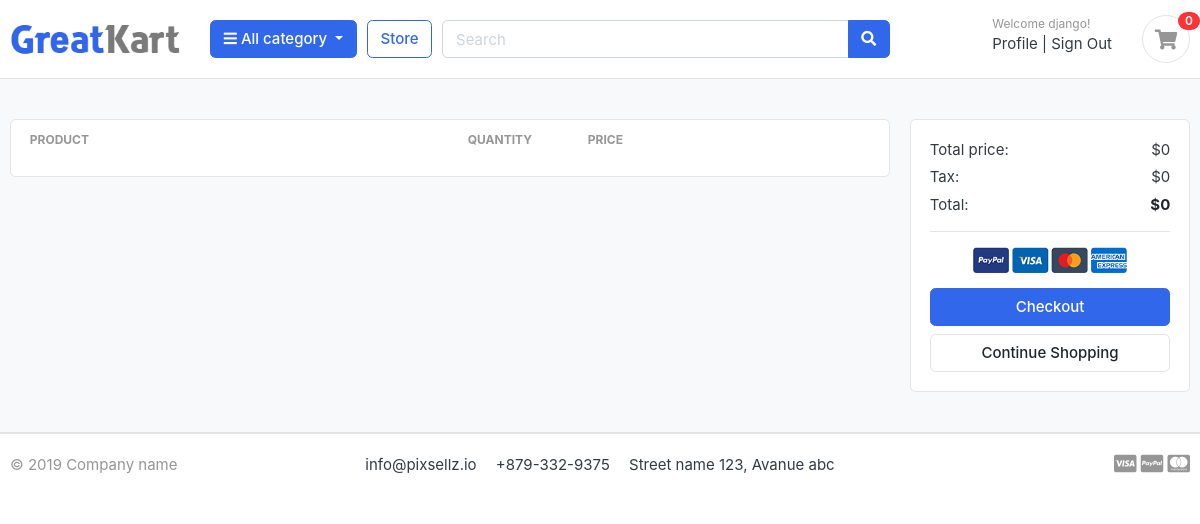
Before: /cart/ (signed in) with the older database file.
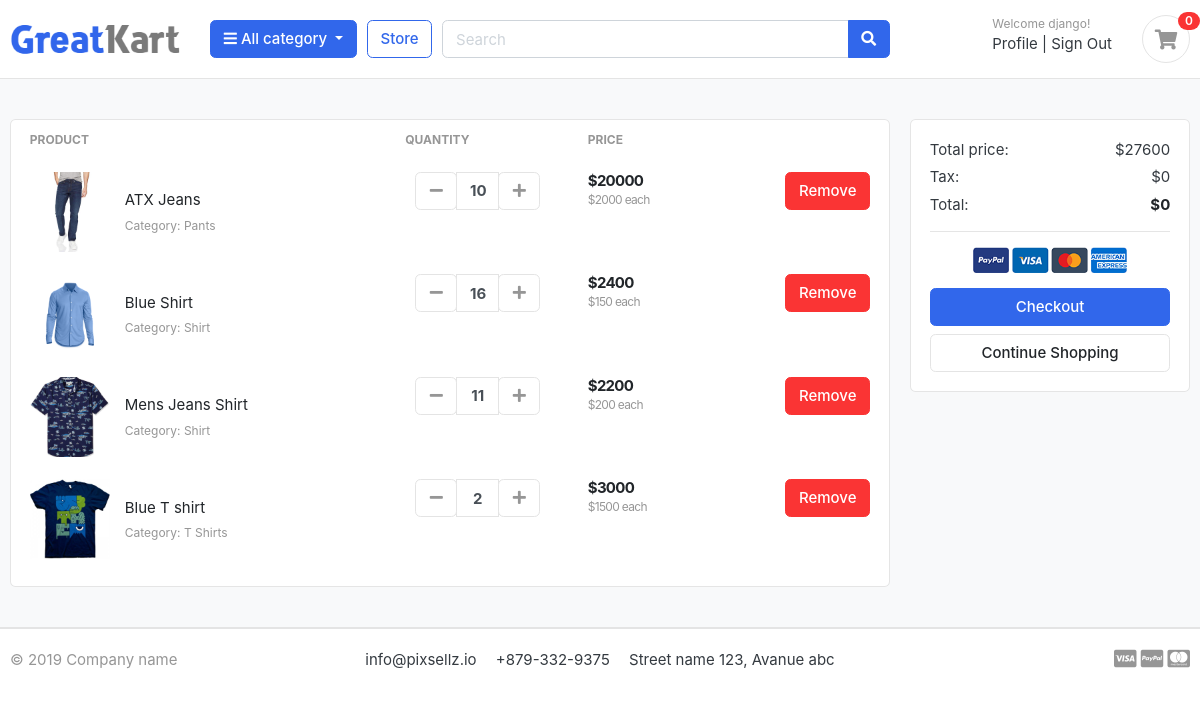
After: the same page with the newer database file.
### cart/models.py (models this page shows, shortened)
class CartItem(models.Model):
    user = models.ForeignKey(User, on_delete=models.CASCADE, null=True)
    cart = models.ForeignKey(Cart, on_delete=models.CASCADE, null=True)
    product = models.ForeignKey(Product, on_delete=models.CASCADE)
    quantity = models.IntegerField()
    is_active = models.BooleanField(default=True)
    def sub_total(self):
        return self.product.price * self.quantity

### store/models.py (models this page shows, shortened)
class Product(models.Model):
    product_name = models.CharField(max_length=100, unique=True)
    slug = models.SlugField(max_length=100, unique=True)
    description = models.TextField(max_length=500, blank=True)
    price = models.IntegerField()
    image = models.ImageField(upload_to='photos/products')
    stock = models.IntegerField()
    is_available = models.BooleanField(default=True)
    category = models.ForeignKey(Category, on_delete=models.CASCADE)
    created_at = models.DateTimeField(auto_now_add=True)
    modified_at = models.DateTimeField(auto_now=True)

### category/models.py (models this page shows, shortened)
class Category(models.Model):
    category_name = models.CharField(max_length=50, unique=True)
    slug = models.SlugField(max_length=100, unique=True)
    description = models.TextField(max_length=255, blank=True)
    category_image = models.ImageField(upload_to='photos/categories')

### cart/views.py (the view, shortened to what this page needs)
# urls.py: path('', cart, name='cart'),
def cart(request):
    cart_items = None
    total = 0
    tax = 0
    grand_total = 0
    if request.user.is_authenticated:
        cart_items = CartItem.objects.filter(user = request.user)
        for item in cart_items:
            total += item.sub_total()
    context = {'cart_items': cart_items, 'total': total, 'tax': tax, 'grand_total': grand_total}
    return render(request, 'cart/cart.html', context)

### cart/templates/cart/cart.html (shortened to what this page needs)
{% extends 'base.html' %}
{% block body %}
<section class="section-content padding-y bg">
  <div class="container">
    <div class="row">
      <aside class="col-lg-9">
        <div class="card">
          <table class="table table-borderless table-shopping-cart">
            <thead class="text-muted">
              <tr class="small text-uppercase">
                <th scope="col">Product</th>
                <th scope="col" width="120">Quantity</th>
                <th scope="col" width="120">Price</th>
                <th scope="col" class="text-right" width="200"></th>
              </tr>
            </thead>
            <tbody>
              {% for item in cart_items %}
              <tr>
                <td>
                  <figure class="itemside align-items-center">
                    <div class="aside">
                      <img src="{{ item.product.image.url }}" class="img-sm" />
                    </div>
                    <figcaption class="info">
                      <a href="#" class="title text-dark"
                        >{{ item.product.product_name }}</a
                      >
                      <p class="text-muted small">
                        Category: {{ item.product.category.category_name }}
                      </p>
                    </figcaption>
                  </figure>
                </td>
                <td>
                  <div class="col">
                    <div class="input-group input-spinner">
                      <div class="input-group-prepend">
                        <form action="{% url 'remove_from_cart' item.product.id %}">
                          <button
                            class="btn btn-light"
                            type="submit"
                            id="button-minus">
                            <i class="fa fa-minus"></i>
                          </button>
                        </form>
                      </div>
                      <input type="text" class="form-control" value={{ item.quantity }} />
                      <div class="input-group-append">
                        <form action="{% url 'add_to_cart' item.product.id %}" method="post">
                          <button
                            class="btn btn-light"
                            type="submit"
                            id="button-plus"
                          >
                            <i class="fa fa-plus"></i>
                          </button>
                        </form>
                      </div>
                    </div>
                  </div>
                </td>
                <td>
                  <div class="price-wrap">
                    <var class="price">${{ item.sub_total }}</var>
                    <small class="text-muted"> ${{ item.product.price }} each </small>
                  </div>
                </td>
                <td class="text-right">
                  <a href="{% url 'remove_cart_item' item.product.id %}" class="btn btn-danger"> Remove</a>
                </td>
              </tr>
              {% endfor %}
            </tbody>
          </table>
        </div>
      </aside>
      <aside class="col-lg-3">
        <div class="card">
          <div class="card-body">
            <dl class="dlist-align">
              <dt>Total price:</dt>
              <dd class="text-right">${{ total }}</dd>
            </dl>
            <dl class="dlist-align">
              <dt>Tax:</dt>
              <dd class="text-right">${{ tax }}</dd>
            </dl>
            <dl class="dlist-align">
              <dt>Total:</dt>
              <dd class="text-right text-dark b">
                <strong>${{ grand_total }}</strong>
              </dd>
            </dl>
            <hr />
            <p class="text-center mb-3">
              <img src="./images/misc/payments.png" height="26" />
            </p>
            <a href="./place-order.html" class="btn btn-primary btn-block">
              Checkout
            </a>
            <a href="./store.html" class="btn btn-light btn-block"
              >Continue Shopping</a
            >
          </div>
        </div>
      </aside>
    </div>
  </div>
</section>
{% endblock body %}

### templates/base.html
{% include 'header.html' %}
{% block body %}{% endblock body %}
{% include 'footer.html' %}

### templates/header.html (shortened to what this page needs)
{% load static %}
<!DOCTYPE HTML>
<html lang="en">
<head>
<link href="{% static 'css/bootstrap.css' %}" rel="stylesheet" type="text/css"/>
<link href="{% static 'fonts/fontawesome/css/all.min.css' %}" type="text/css" rel="stylesheet">
<link href="{% static 'css/ui.css' %}" rel="stylesheet" type="text/css"/>
<link href="{% static 'css/responsive.css' %}" rel="stylesheet" media="only screen and (max-width: 1200px)" />
</head>
<body>
<header class="section-header">
<section class="header-main border-bottom">
	<div class="container">
<div class="row align-items-center">
	<div class="col-lg-2 col-md-3 col-6">
		<a href="/" class="brand-wrap">
			<img class="logo" src="{% static 'images/logo.png' %}">
		</a>
	</div>
	<div class="col-lg col-sm col-md col-6 flex-grow-0">
		<div class="category-wrap dropdown d-inline-block float-right">
			<button type="button" class="btn btn-primary dropdown-toggle" data-toggle="dropdown">
				<i class="fa fa-bars"></i> All category
			</button>
		</div>
	</div>
	<a href="{% url 'store' %}" class="btn btn-outline-primary">Store</a>
	<div class="col-lg  col-md-6 col-sm-12 col">
		<form action="#" class="search">
			<div class="input-group w-100">
			    <input type="text" class="form-control" style="width:60%;" placeholder="Search">
			    <div class="input-group-append">
			      <button class="btn btn-primary" type="submit">
			        <i class="fa fa-search"></i>
			      </button>
			    </div>
		    </div>
		</form>
	</div>
	<div class="col-lg-3 col-sm-6 col-8 order-2 order-lg-3">
				<div class="d-flex justify-content-end mb-3 mb-lg-0">
					<div class="widget-header">
						{% if request.user.is_authenticated %}
						<small class="title text-muted">Welcome {{ request.user.username }}!</small>
						<div>
							<a href="{% url 'profile' %}">Profile</a> <span class="dark-transp"> | </span>
							<a href="{% url 'logout' %}"> Sign Out</a>
						</div>
						{% else %}
						<small class="title text-muted">Welcome guest!</small>
						<div>
							<a href="{% url 'login' %}">Sign in</a> <span class="dark-transp"> | </span>
							<a href="{% url 'register' %}"> Register</a>
						</div>
						{% endif %}
					</div>
					<a href="{% url 'cart' %}" class="widget-header pl-3 ml-3">
						<div class="icon icon-sm rounded-circle border"><i class="fa fa-shopping-cart"></i></div>
						<span class="badge badge-pill badge-danger notify">0</span>
					</a>
				</div>
			</div>
</div>
	</div>
</section>
</header>

### templates/footer.html
<footer class="section-footer border-top">
	<div class="container">
		<section class="footer-bottom border-top row">
			<div class="col-md-2">
				<p class="text-muted"> &copy 2019 Company name </p>
			</div>
			<div class="col-md-8 text-md-center">
				<span  class="px-2">info@pixsellz.io</span>
				<span  class="px-2">+879-332-9375</span>
				<span  class="px-2">Street name 123, Avanue abc</span>
			</div>
			<div class="col-md-2 text-md-right text-muted">
				<i class="fab fa-lg fa-cc-visa"></i>
				<i class="fab fa-lg fa-cc-paypal"></i>
				<i class="fab fa-lg fa-cc-mastercard"></i>
			</div>
		</section>
	</div>
</footer>
</body>
</html>

### static/css/ui.css (style rules this page uses)
html { font-family: "Inter", sans-serif; font-size: 15px; }
.price-wrap { letter-spacing: -0.7px; }
.icon-xs, .icon-sm, .icon-md, .icon-lg { display: inline-block; text-align: center; flex-shrink: 0; flex-grow: 0; }
.icon-sm { width: 48px; height: 48px; line-height: 48px !important; font-size: 20px; }
.img-xs, .img-sm, .img-md, .img-lg { -o-object-fit: cover; object-fit: cover; flex-shrink: 0; flex-grow: 0; }
.img-sm { width: 80px; height: 80px; }
.padding-y { padding-top: 40px; padding-bottom: 40px; }
var { font-style: normal; }
figure { margin-bottom: 0; }
.bg { background-color: #f8f9fa; }
.b { font-weight: 600; }
p:last-child { margin-bottom: 0; }
.header-main { position: relative; padding-top: 1rem; padding-bottom: 1rem; }
.brand-wrap .logo, .navbar-brand .logo { margin-right: 7px; max-height: 42px; display: inline-block; }
.widget-header { display: inline-block; vertical-align: middle; position: relative; }
.widget-header a { color: #343a40; }
.widget-header i { color: #969696; }
.widget-header .title { display: block; }
.widget-header .notify { position: absolute; top: -3px; right: -10px; }
.footer-bottom { padding-top: 20px; padding-bottom: 20px; }
.btn-light { background-color: #fff; border-color: #e4e4e4; }
.btn-light i { color: #969696; }
.itemside { position: relative; display: flex; width: 100%; }
.itemside .aside { position: relative; flex-shrink: 0; }
.itemside .info { padding-left: 15px; padding-right: 7px; }
.itemside p { margin-bottom: 0; }
.itemside .title { display: block; margin-bottom: 5px; color: #212529; }
[class*=dlist-] { margin-bottom: 5px; }
[class*=dlist-] dd { margin-bottom: 0; }
.dlist-align { display: flex; }
.dlist-align dt { width: 150px; word-wrap: break-word; font-weight: normal; }
.dlist-align dd { flex-grow: 1; }
.notify { position: absolute; top: -4px; right: -10px; display: inline-block; padding: 0.25em 0.6em; font-size: 12px; line-height: 1; text-align: center; border-radius: 3rem; color: #fff; background-color: #fa3434; }
.price { font-weight: 600; color: #212529; }
.input-spinner { width: 125px; flex-wrap: nowrap; display: inline-flex; vertical-align: middle; }
.input-spinner input.form-control { text-align: center; max-width: 46px; font-weight: bold; flex-basis: 46px; border-color: #e4e4e4; flex-grow: 0; }
.input-spinner .btn { width: 42px; text-align: center; padding-left: 0.5rem; padding-right: 0.5rem; }
.table-shopping-cart.table td, .table-shopping-cart.table th { padding-left: 1.25rem; padding-right: 1.25rem; }
.table-shopping-cart .price-wrap { line-height: 1.2; }
.table-shopping-cart .price { font-weight: bold; margin-right: 5px; display: block; }

Changed rows visible on the page:
added CartItem: product.image (picture), product.product_name "ATX Jeans", product.category.category_name "Pants", quantity "10", sub_total "20000", product.price "2000"
added CartItem: product.image (picture), product.product_name "Blue Shirt", product.category.category_name "Shirt", quantity "16", sub_total "2400", product.price "150"
added CartItem: product.image (picture), product.product_name "Mens Jeans Shirt", product.category.category_name "Shirt", quantity "11", sub_total "2200", product.price "200"
added CartItem: product.image (picture), product.product_name "Blue T shirt", product.category.category_name "T Shirts", quantity "2", sub_total "3000", product.price "1500"
Other visible differences:
{{ total }}: "0" → "27600"
